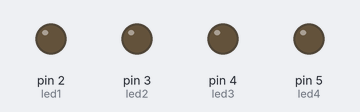
This sketch was run on a simulated Arduino Uno, built with avr-gcc and run on an emulated ATmega328P. Shown: output pins drawn as LEDs (lit = HIGH).

Above: at 0.2 s.
At 1.7 s:
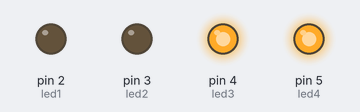
At 3.2 s:
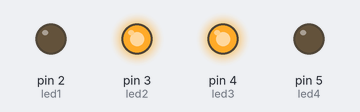
At 4.7 s:
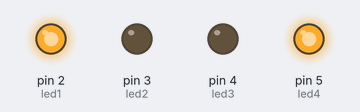
At 6.2 s:
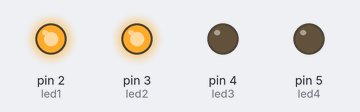
At 12.2 s:
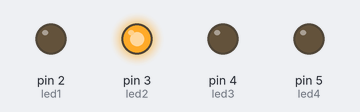
Timing chart, 0 to 13.0 s (numbered marks = the images above):
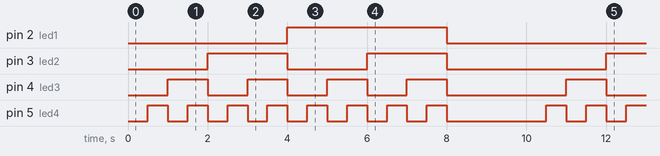

The sketch:

binary_code_4_led_blinking.ino
```cpp
//binary_code_4_led_blinking

int led1=   2;
int led2=   3;
int led3 =  4;
int led4 =  5;
int binnum[4]={0,0,0,0};
int i=0;
int number=0;
int numcopy=0;

void setup()
{
     pinMode(led1,OUTPUT);
     pinMode(led2,OUTPUT);
     pinMode(led3,OUTPUT);
     pinMode(led4,OUTPUT);

     digitalWrite(led1 ,LOW);
     digitalWrite(led2 ,LOW);
     digitalWrite(led3 ,LOW);
     digitalWrite(led4 ,LOW);
}


void loop()
{
     int led1=   2;
     int led2=   3;
     int led3 =  4;
     int led4 =  5;
     int binnum[4]={0,0,0,0};
     int i=0;
     int number=0;
     int numcopy=0;


   for(number=0;number<16;number++)
   {


              led1=2;

        for( numcopy=number,i=0    ; numcopy>0    ;i++)
         {   binnum[i]= numcopy%2;
              numcopy=numcopy/2;
         }


        for(int j=3;j>=0;j--)
        {
             if(binnum[j]==0)
             { digitalWrite(led1,LOW);

             }

             if(binnum[j]==1)
             {digitalWrite(led1,HIGH);

             }


             led1++;
        }

         led1=2;
       delay(500);
   }


   digitalWrite(led1 ,LOW);
   digitalWrite(led2 ,LOW);
   digitalWrite(led3 ,LOW);
   digitalWrite(led4 ,LOW);

    delay(2000);
}
```

Measured:
- by itself, pin 2 (led1): alternates HIGH for 4.0 s and LOW for 6.0 s
- by itself, pin 3 (led2): repeats every 10.0 s: LOW 2.0 s, HIGH 2.0 s, LOW 4.0 s, HIGH 2.0 s
- by itself, pin 4 (led3): repeats every 10.0 s: 3 × (LOW 1.0 s, HIGH 1.0 s), LOW 3.0 s, HIGH 1.0 s
- by itself, pin 5 (led4): repeats every 10.0 s: 7 × (LOW 0.50 s, HIGH 0.50 s), LOW 2.5 s, HIGH 0.50 s
